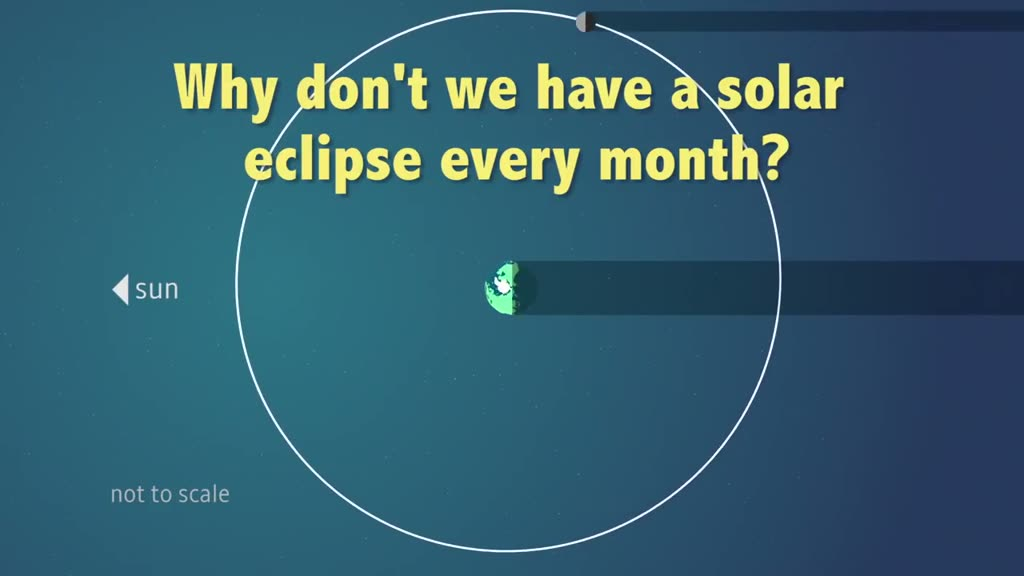
#> input picture site/assets/samples/nasa-eclipse.jpg, 1024 x 576 px
$ python -i scenes.py   (imports and definitions only)
#> lines starting #> are read from the running program, lines starting #| are printed output that depends on the picture
"""S1 scenes: merge shots into scenes with deterministic rules, Gemma only for undecided boundaries."""

from __future__ import annotations

import io
from collections.abc import Callable, Sequence
from dataclasses import dataclass
from pathlib import Path

import numpy as np
from PIL import Image

from accesscast import constants as C
from accesscast.errors import MediaError
from accesscast.media.ffmpeg import run_ffmpeg
from accesscast.schemas import Scene, Scenes, Shot, Word


# [12 lines left out: function grab_frame, not called in this run]


def _crop_top(img: Image.Image) -> Image.Image:
    w, h = img.size
    return img.crop((0, 0, w, max(1, round(h * C.SCENE_CROP_TOP_FRACTION))))


def dhash_bits(img: Image.Image) -> np.ndarray:
    g = np.asarray(_crop_top(img).convert("L").resize((9, 8), Image.Resampling.BILINEAR), dtype=np.int16)
    return (g[:, 1:] > g[:, :-1]).flatten()


# [28 lines left out: functions hs_hist, similarity, dialogue_bridges, not called in this run]


@dataclass(frozen=True)
class BoundaryDecision:
    merge: bool | None  # None = needs semantic judgment
    reason: str
    sim: float


# [8 lines left out: function decide_boundary, not called in this run]


Judge = Callable[[int, int], tuple[bool, str]]  # (cut_ms, shot index) -> (same_scene, reason)


# [56 lines that did not run here, left out]


# [22 lines that did not run here, left out]

>>> import cv2
>>> picture = cv2.imread('../../../site/assets/samples/nasa-eclipse.jpg', cv2.IMREAD_GRAYSCALE)
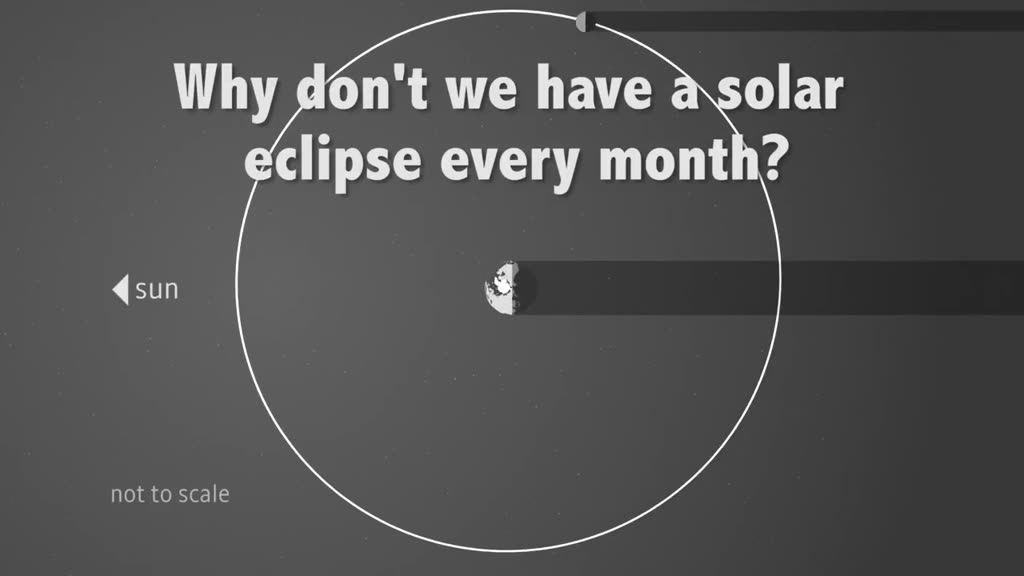
#> picture: shape (576, 1024); min 30, max 255, mean 82.9
#> (the run stopped early here; a loop or call above may not have finished)
